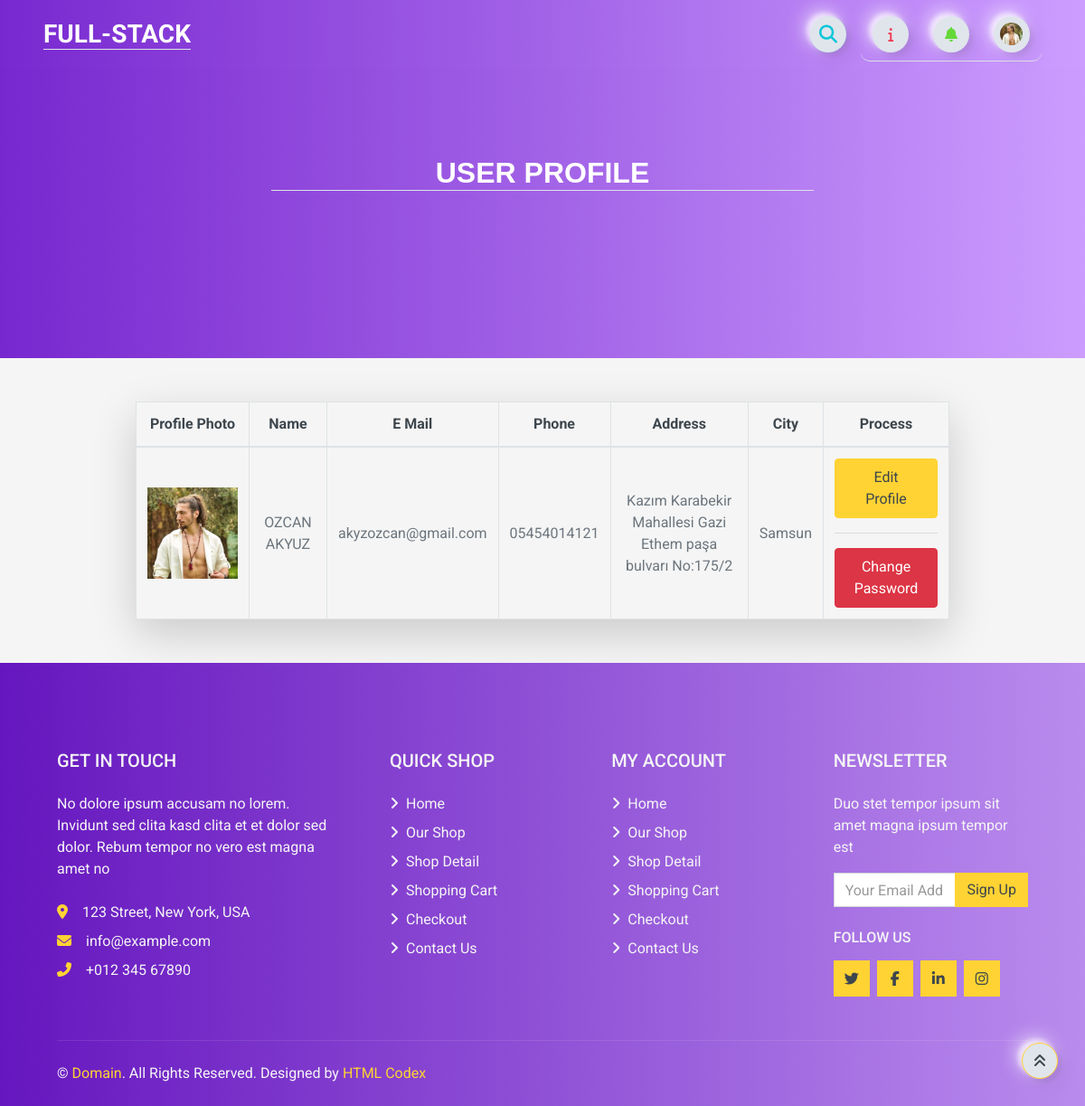
The page /user/ (signed in) on the database as committed earlier.
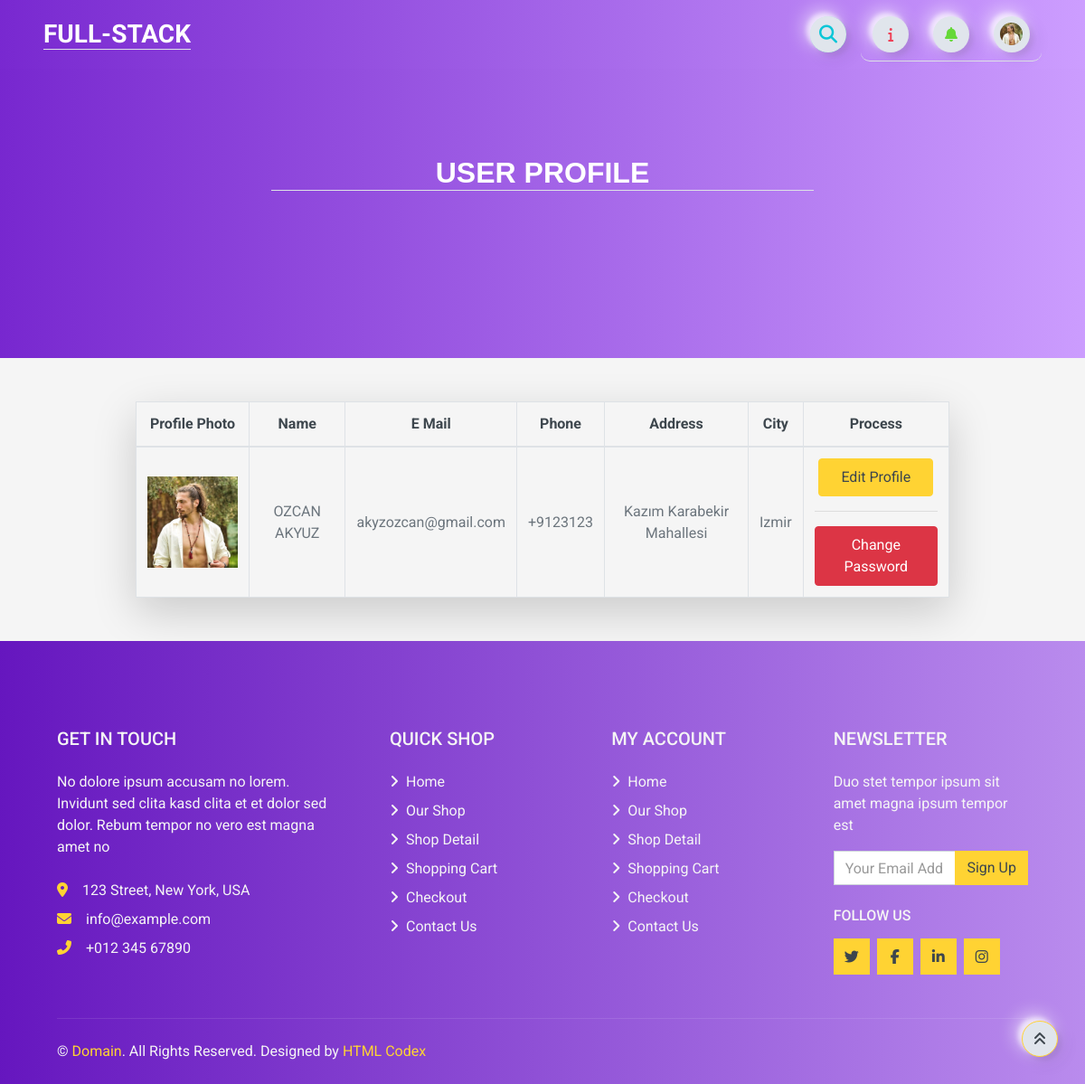
The same page on the database as committed later.
### home/models.py (models this page shows, shortened)
class UserProfile(models.Model):
    user = models.OneToOneField(User, on_delete=models.CASCADE)
    phone = models.CharField(blank=True, max_length=20)
    address = models.CharField(blank=True, max_length=150)
    city = models.CharField(blank=True, max_length=20)
    country = models.CharField(blank=True, max_length=50)
    image = models.ImageField(blank=True, upload_to='images/users/')
    def image_tag(self):
        return mark_safe('<img src="{}" height="50"/>'.format(self.image.url))
    image_tag.short_description = 'Image'

### user/views.py (the view)
# urls.py: path("", views.index, name="index"),
@login_required(login_url='/login') # Check login
def index(request):
    profile = UserProfile.objects.get_or_create(user=request.user)[0]
    if request.method == 'POST':
        user_form = UserUpdateForm(request.POST, request.FILES, instance=request.user)
        profile_form = UserProfileForm(request.POST, request.FILES, instance=request.user.userprofile)
        password_form = PasswordChangeForm(request.user, request.POST)
        if 'update_submit' in request.POST:
            if user_form.is_valid() and profile_form.is_valid():
                user_form.save()
                profile_form.save()
                messages.success(request, 'Your account has been updated!')
                return redirect('user_profile')
        elif 'password_submit' in request.POST:
            if password_form.is_valid():
                user = password_form.save()
                update_session_auth_hash(request, user)  # Important!
                messages.success(request, 'Your password was successfully updated!')
                return HttpResponseRedirect('/user')
            else:
                messages.error(request, 'Please correct the error below.<br>'+ str(password_form.errors))
                return HttpResponseRedirect('/user')
    else:
        user_form = UserUpdateForm(instance=request.user)
        profile_form = ProfileUpdateForm(instance=request.user.userprofile)
        password_form = PasswordChangeForm(request.user)
        context = {'profile': profile,
                   'user_form': user_form,
                   'profile_form': profile_form,
                    'password_form': password_form,
                   'page': 'USER PROFILE',}
        return render(request, 'user_profile.html', context)

### user/templates/user_profile.html (shortened to what this page needs)
{% extends 'base.html' %}
{% load static %}
{% block body %}
<header>
    <div class="header m-auto">
        <div class="container" style="position: relative;">
            <h2 class="text-light px-2 m-auto border-bottom" id="navbar-text">USER PROFILE</h2>
        </div>
    </div>
</header>
<table class="table table-bordered text-center rounded shadow-lg mt-5 w-75" id="user_profile" style="margin: auto;">
    <thead class="bg-secondary text-dark">
        <tr>
            <th class="user_profile_responsive_600">Profile Photo</th>
            <th class="user_profile_responsive_600">Name</th>
            <th class="user_profile_responsive_600">E Mail</th>
            <th class="user_profile_responsive">Phone</th>
            <th class="user_profile_responsive">Address</th>
            <th class="user_profile_responsive">City</th>
            <th class="user_profile_responsive_600">Process</th>
        </tr>
    </thead>
    <tbody class="align-middle">
        <tr>
            {% if profile.image %}
            <td class="align-middle"><img src="{{ profile.image.url }}" alt="..." style="width: 100px;"></td>
            {% else %}
            <td class="align-middle"><img src="" alt="NO PHOTO!" style="width: 100px;"></td>
            {% endif %}
            <td class="align-middle user_profile_responsive_600">{{ profile.user.get_full_name }}</td>
            <td class="align-middle user_profile_responsive_600">{{ profile.user.email }}</td>
            <td class="align-middle user_profile_responsive">{{ profile.phone }}</td>
            <td class="align-middle user_profile_responsive">{{ profile.address }}</td>
            <td class="align-middle user_profile_responsive">{{ profile.city }}</td>
            <td class="align-middle">
                <a class="btn btn-primary rounded px-4 py-2 rounded text-light align-items-center hidden-arrow" id="navbarDropdownEditProfile" type="button" data-toggle="modal" data-target="#containereditprofile">Edit Profile</a>
                <hr>
                <a class="btn btn-danger rounded px-3 py-2 rounded text-light align-items-center hidden-arrow" id="navbarDropdownChangePassword" type="button" data-toggle="modal" data-target="#containerchangepassword">Change Password</a>
            </td>
        </tr>
    </tbody>
</table>
{% endblock %}

### home/templates/base.html (shortened to what this page needs)
{%  load static %}
<!DOCTYPE html>
<html lang="en">
<head>
    <link rel="stylesheet" href="https://cdn.jsdelivr.net/npm/driver.js@1.0.1/dist/driver.css"/>
    <link rel="stylesheet" href="https://cdnjs.cloudflare.com/ajax/libs/font-awesome/6.5.1/css/all.min.css"/>
    <link href="{% static 'css/style.css'%}" rel="stylesheet">
    <link href="{% static 'css/main.css' %}" rel="stylesheet">
</head>
<body>
{% include 'navbar.html' %}
{% block body %} {% endblock %}
{% include 'footer.html' %}
</body>
</html>

### home/templates/navbar.html (shortened to what this page needs)
{% load static %}
{% load active_link_tags %}
{% block body %}
<nav class="navbar navbar-expand bg-light gradient-custom px-5">
    <div class="container-fluid" id="full-stack">
        <div class="collapse navbar-collapse" id="navbarSupportedContent">
            <a class="navbar-brand mt-2 mt-lg-0" href="/" style="margin-right: 0">
                <h3 class="pt-1 mb-1 text-light border-bottom">FULL-STACK</h3>
            </a>
        </div>
    <form action="{% url 'search' %}" method="POST">
        <div class="search-box">
            <button class="btn btnnavbar btn-search" type="button"><i class="fas fa-search"></i></button>
        </div>
    </form>
    <div class="d-flex align-items-center frame-right border-bottom">
        {% with request.resolver_match.url_name as url_name %}
                <a class="text-reset me-3 btn btnnavbar" id="information" href="#" type="button"
                {% if url_name == 'index' %}
                    onclick="homeInfo()"
                {% elif url_name == 'post_detail' %}
                    onclick="detailInfo()"
                {% elif url_name == 'search' %}
                    onclick="searchInfo()"
                {% endif %}>
                    <i class="fa-solid fa-info" style="color:#ee4056;"></i>
                </a>
        {% endwith %}
            <div class="dropdownnotif">
                <a class="text-reset me-3 dropbtnnotif hidden-arrow btn btnnavbar" href="#" onclick="myFunctionNotif()" id="navbarDropdownMenuLink" role="button" data-mdb-toggle="dropdown" aria-expanded="false">
                    <i class="fas fa-bell" style="color:#65d838;"></i>
                </a>
            </div>
            {%  if user.id is not None %}
            <div class="dropdown" id="login-signup">
                <a class="dropbtn d-flex align-items-center hidden-arrow btnnavbar" href="#" onclick="myFunction()" id="navbarDropdownMenuAvatar" role="button" data-mdb-toggle="dropdown" aria-expanded="false">
                    {% if profile.image %}
                    <img src="{{ profile.image.url }}" class="rounded-circle" height="25" alt="Black and White Portrait of a Man" loading="lazy" />
                    {% else %}
                    <img src="" class="rounded-circle" height="25" alt="Black and White Portrait of a Man" loading="lazy" alt="NO PHOTO!" />
                    {% endif %}
                </a>
            </div>
            {% else %}
            <div class="dropdown" id="login-signup">
                <a class="dropbtn d-flex align-items-center hidden-arrow btnnavbar" href="#" id="navbarDropdownMenuAvatar" type="button" data-toggle="modal" data-target="#containerlog">
                    <i class="fa-regular fa-user text-dark"></i>
                </a>
            </div>
            {% endif %}
        </div>
    </div>
</nav>
{% endblock %}

### home/templates/login.html (shortened to what this page needs)
{% load static %}

### user/templates/user_settings_modal.html (shortened to what this page needs)
{% load static %}

### user/templates/user_password_modal.html (shortened to what this page needs)
{% load static %}

### home/templates/footer.html (shortened to what this page needs)
{% load static %}
{% load static %}
    <div class="container-fluid bg-dark text-secondary mt-5 pt-5" id="footer">
        <div class="row px-xl-5 pt-5">
            <div class="col-lg-4 col-md-12 mb-5 pr-3 pr-xl-5">
                <h5 class="text-secondary text-uppercase mb-4">Get In Touch</h5>
                <p class="mb-4">No dolore ipsum accusam no lorem. Invidunt sed clita kasd clita et et dolor sed dolor. Rebum tempor no vero est magna amet no</p>
                <p class="mb-2"><i class="fa fa-map-marker-alt text-primary mr-3"></i>123 Street, New York, USA</p>
                <p class="mb-2"><i class="fa fa-envelope text-primary mr-3"></i>info@example.com</p>
                <p class="mb-0"><i class="fa fa-phone-alt text-primary mr-3"></i>+012 345 67890</p>
            </div>
            <div class="col-lg-8 col-md-12">
                <div class="row">
                    <div class="col-md-4 mb-5">
                        <h5 class="text-secondary text-uppercase mb-4">Quick Shop</h5>
                        <div class="d-flex flex-column justify-content-start">
                            <a class="text-secondary mb-2" href="/"><i class="fa fa-angle-right mr-2"></i>Home</a>
                            <a class="text-secondary mb-2" href="/shop"><i class="fa fa-angle-right mr-2"></i>Our Shop</a>
                            <a class="text-secondary mb-2" href="/detail"><i class="fa fa-angle-right mr-2"></i>Shop Detail</a>
                            <a class="text-secondary mb-2" href="/order/shopcart"><i class="fa fa-angle-right mr-2"></i>Shopping Cart</a>
                            <a class="text-secondary mb-2" href="/checkout"><i class="fa fa-angle-right mr-2"></i>Checkout</a>
                            <a class="text-secondary" href="/contact"><i class="fa fa-angle-right mr-2"></i>Contact Us</a>
                        </div>
                    </div>
                    <div class="col-md-4 mb-5">
                        <h5 class="text-secondary text-uppercase mb-4">My Account</h5>
                        <div class="d-flex flex-column justify-content-start">
                            <a class="text-secondary mb-2" href="/"><i class="fa fa-angle-right mr-2"></i>Home</a>
                            <a class="text-secondary mb-2" href="/shop"><i class="fa fa-angle-right mr-2"></i>Our Shop</a>
                            <a class="text-secondary mb-2" href="/detail"><i class="fa fa-angle-right mr-2"></i>Shop Detail</a>
                            <a class="text-secondary mb-2" href="/order/shopcart"><i class="fa fa-angle-right mr-2"></i>Shopping Cart</a>
                            <a class="text-secondary mb-2" href="/checkout"><i class="fa fa-angle-right mr-2"></i>Checkout</a>
                            <a class="text-secondary" href="contact"><i class="fa fa-angle-right mr-2"></i>Contact Us</a>
                        </div>
                    </div>
                    <div class="col-md-4 mb-5">
                        <h5 class="text-secondary text-uppercase mb-4">Newsletter</h5>
                        <p>Duo stet tempor ipsum sit amet magna ipsum tempor est</p>
                        <form action="">
                            <div class="input-group">
                                <input type="text" class="form-control" placeholder="Your Email Address">
                                <div class="input-group-append">
                                    <button class="btn btn-primary">Sign Up</button>
                                </div>
                            </div>
                        </form>
                        <h6 class="text-secondary text-uppercase mt-4 mb-3">Follow Us</h6>
                        <div class="d-flex">
                            <a class="btn btn-primary btn-square mr-2" href="#"><i class="fab fa-twitter"></i></a>
                            <a class="btn btn-primary btn-square mr-2" href="#"><i class="fab fa-facebook-f"></i></a>
                            <a class="btn btn-primary btn-square mr-2" href="#"><i class="fab fa-linkedin-in"></i></a>
                            <a class="btn btn-primary btn-square" href="#"><i class="fab fa-instagram"></i></a>
                        </div>
                    </div>
                </div>
            </div>
        </div>
        <div class="row border-top mx-xl-5 py-4" style="border-color: rgba(256, 256, 256, .1) !important;">
            <div class="col-md-6 px-xl-0">
                <p class="mb-md-0 text-center text-md-left text-secondary">
                    &copy; <a class="text-primary" href="#">Domain</a>. All Rights Reserved. Designed
                    by
                    <a class="text-primary" href="https://htmlcodex.com">HTML Codex</a>
                </p>
            </div>
        </div>
    </div>
<a href="#" class="btn btnnavbar btn-primary back-to-top "><i class="fa fa-angle-double-up"></i></a>

Rows that differ between the two databases and show on the page:
changed UserProfile "OZCAN AKYUZ": phone "05454014121" → "+9123123"; address "Kazım Karabekir Mahallesi Gazi Ethem paşa bulvarı No:175/2" → "Kazım Karabekir Mahallesi"; city "Samsun" → "Izmir"
